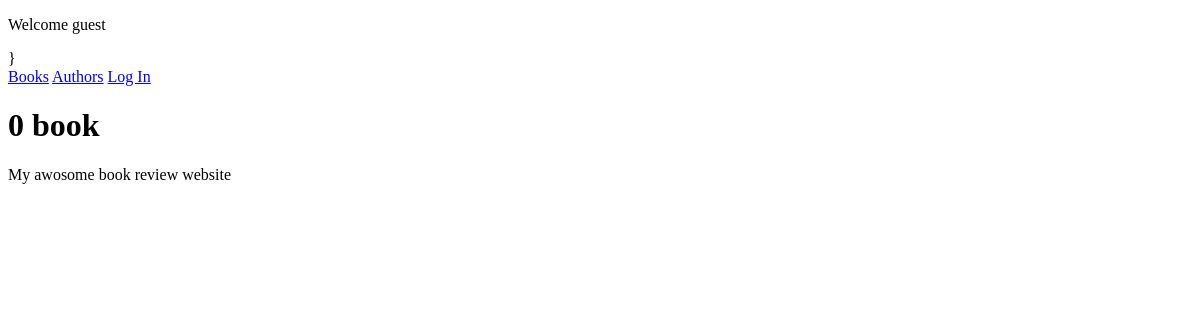
Before: / with the older database file.
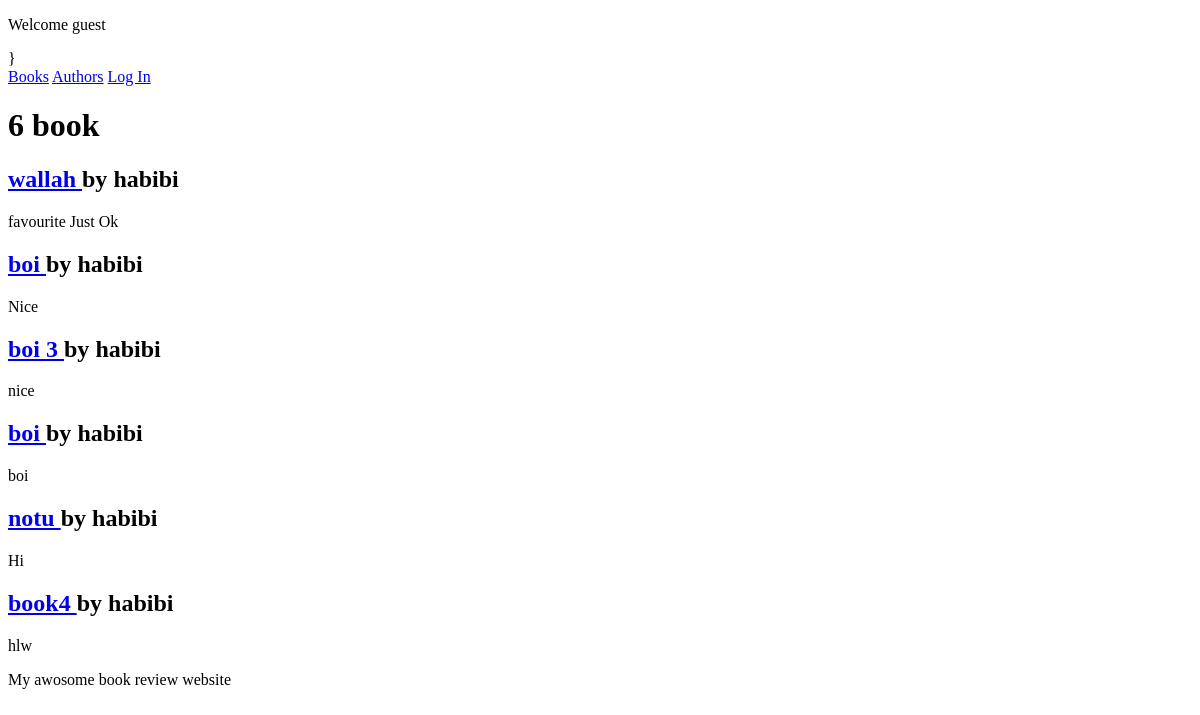
After: the same page with the newer database file.
### books/models.py (models this page shows, shortened)
class Book(models.Model):
   title = models.CharField(max_length = 150)
   authors = models.ManyToManyField("Author",related_name="books")
   review = models.TextField(blank = True, null = True)
   reviewed_by = models.ForeignKey(User, blank = True, null = True, related_name = "reviews")
   date_reviewed = models.DateTimeField(blank = True, null = True)
   is_favourite = models.BooleanField(default = False)
   def list_authors(self):
   			return ", ".join([author.name for author in self.authors.all()])

class Author(models.Model):
   name = models.CharField(max_length=70, help_text="Use pet name , not real name",unique=True)

### books/views.py (the view)
# urls.py: url(r'^$',list_books,name='home'),
def list_books(request):
	books = Book.objects.exclude(date_reviewed__isnull = True).prefetch_related('authors')
	context = {
		'books' : books,
	}
	return render(request, "list.html",context)

### books/templates/list.html
{% extends "base.html" %}
{% load humanize %}
{% block content %}
		<h1>{{ books.count|apnumber|title }} book{{ book.count|pluralize }}</h1>
		{% for book in books %}
			<h2><a href="{% url 'book-detail' book.pk %}">{{ book.title }} </a> by {{ book.list_authors }}</h2>
			{% if book.is_favourite %}
				<span class="higtlight">favourite</span>
			{% endif %}
			{{ book.review }}
		{% endfor %}
{% endblock %}

### readit/templates/base.html (shortened to what this page needs)
<!DOCTYPE HTML>
<head>
</head>
<body>
	<div class="container">
		<header>
			<div class="welcome">
				{% if request.user.is_authenticated %}
					<p>Hello {{ request.user.username|title }}, YOu are logged in</p>
				{% else %}
					<p>Welcome guest</p>
				{% endif %}}
			</div>
		</header>
		<nav>
			<a href="{% url 'home' %}">Books</a>
			<a href="{% url 'home' %}">Authors</a>
			{% if request.user.is_authenticated %}
				<a href="{% url 'review-books' %}">Reviews</a>
				<a href="{% url 'logout' %}">Log Out</a>
			{% else %}
				<a href="{% url 'login' %}">Log In</a>
			{% endif %}
		</nav>
		<main>
			{% block content %}{% endblock %}
		</main>
		<footer>
			<p> My awosome book review website</p>
		</footer>
	</div>
</body>

Changed rows visible on the page:
added Book: title "wallah", list_authors "habibi", is_favourite "favourite", review "Just Ok"
added Book: title "boi", list_authors "habibi", review "Nice"
added Book: title "boi 3", list_authors "habibi", review "nice"
added Book: title "boi", list_authors "habibi", review "boi"
added Book: title "notu", list_authors "habibi", review "Hi"
added Book: title "book4", list_authors "habibi", review "hlw"
Other visible differences:
{{ books.count|apnumber|title }}: "0" → "6"
